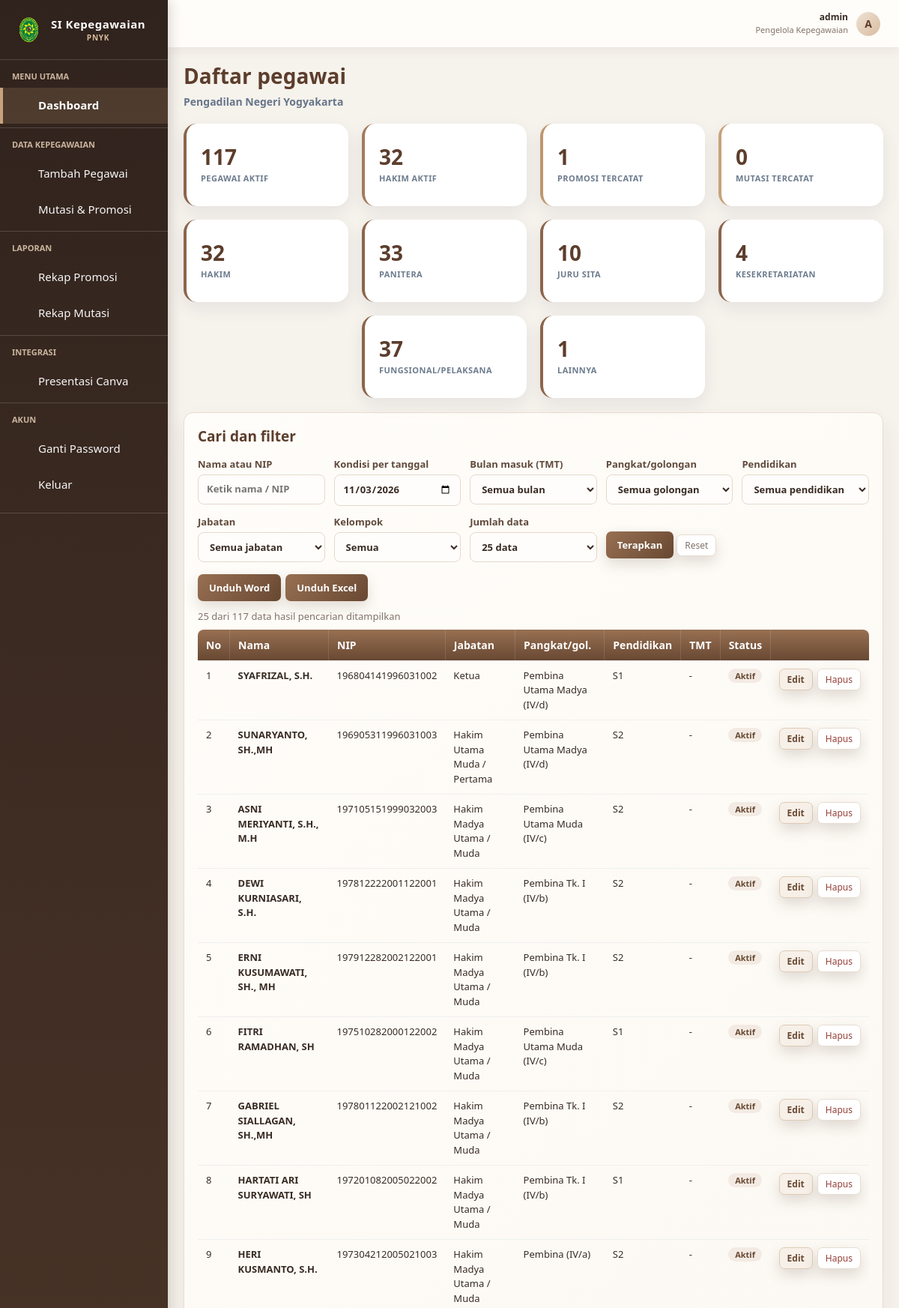
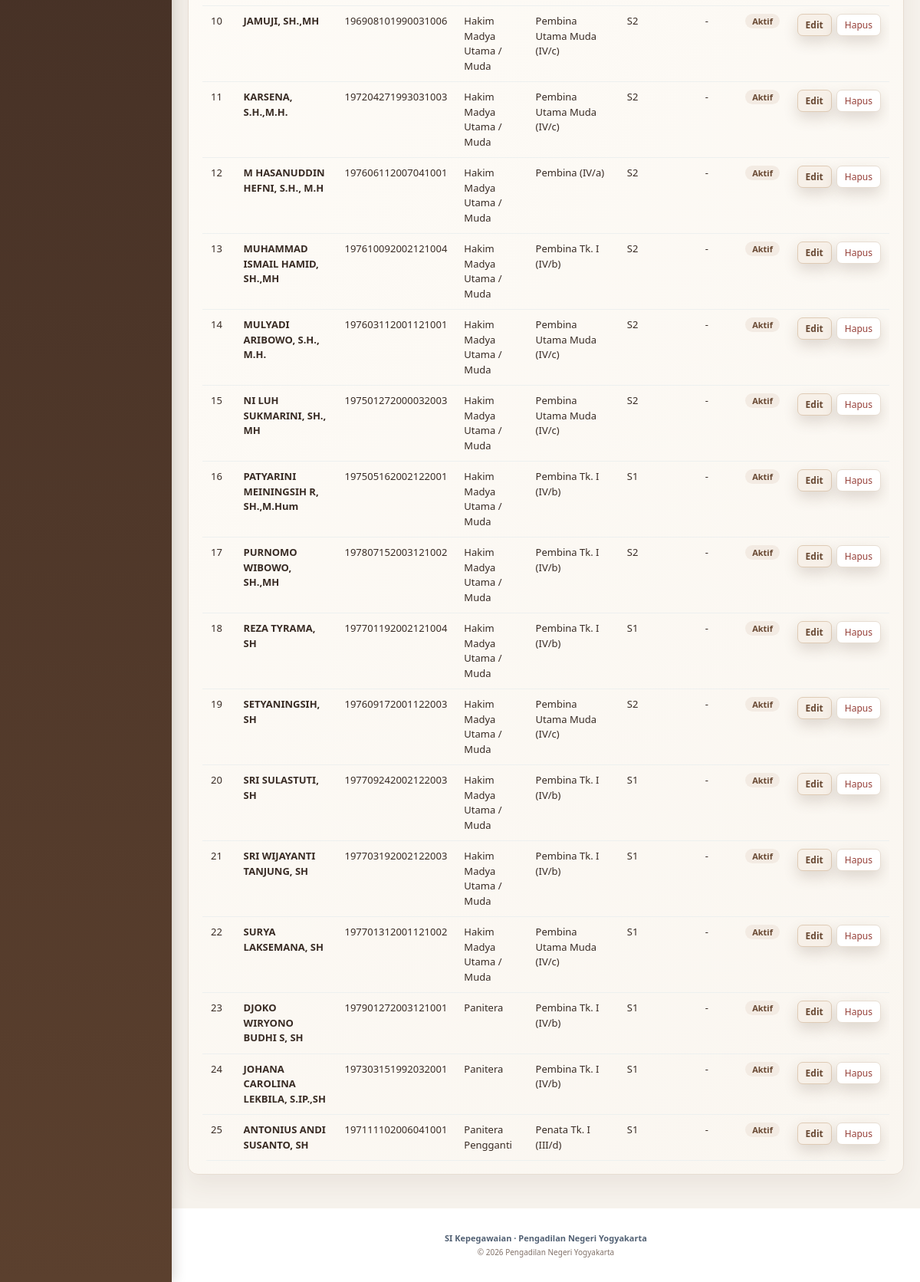
Page /index.php (signed in) on the committed database (2 pictures, top to bottom).
### tables this page shows
CREATE TABLE `pegawai` (
  `id_pegawai` int(10) UNSIGNED NOT NULL,
  `nip` varchar(30) NOT NULL,
  `nama_lengkap` varchar(150) NOT NULL,
  `id_jabatan` int(10) UNSIGNED NOT NULL,
  `id_pangkat` int(10) UNSIGNED DEFAULT NULL,
  `pendidikan_terakhir` enum('S3','S2','S1','D3','SMA','SMP','SD','Lainnya') DEFAULT 'S1',
  `status_aktif` enum('Aktif','Non-Aktif') NOT NULL DEFAULT 'Aktif',
  `tmt` date DEFAULT NULL,
  `dibuat_oleh` int(10) UNSIGNED DEFAULT NULL COMMENT 'users.id_user (role Admin) yang menginput data ini',
  `created_at` timestamp NOT NULL DEFAULT current_timestamp(),
  `updated_at` timestamp NOT NULL DEFAULT current_timestamp() ON UPDATE current_timestamp()
);

### includes/riwayat_helpers.php (called while the page is built, shortened)
<?php
function pegawai_per_tanggal($tanggal)
{
    global $pdo;
    $pegawai = [];
    foreach ($pdo->query(
        'SELECT id_pegawai AS id, nama_lengkap AS nama, nip, id_jabatan, id_pangkat,
                pendidikan_terakhir AS pendidikan, tmt, status_aktif AS status
         FROM pegawai'
    )->fetchAll() as $row) {
        $pegawai[(int) $row['id']] = $row;
    }
    $keluarTerakhir = $pdo->query(
        "SELECT r.id_promosi, r.id_pegawai, r.nama_pegawai AS nama, r.nip_pegawai AS nip,
                r.id_jabatan_lama AS id_jabatan, r.id_pangkat_lama AS id_pangkat,
                COALESCE(r.tanggal_keluar, r.tanggal_sk) AS tanggal_efektif
         FROM riwayat_promosi r
         LEFT JOIN pegawai p ON p.id_pegawai = r.id_pegawai
         WHERE p.id_pegawai IS NULL AND r.jenis_promosi = 'Keluar'
         ORDER BY tanggal_efektif DESC, r.id_promosi DESC"
    )->fetchAll();
    $snapshot = $pdo->prepare(
        'SELECT id_pegawai AS id, nip, nama_lengkap AS nama, id_jabatan, id_pangkat,
                pendidikan_terakhir AS pendidikan, tmt, status_aktif AS status
         FROM riwayat_edit_pegawai
        WHERE tanggal_perubahan > ?
        ORDER BY id_pegawai, tanggal_perubahan, id_riwayat'
    );
    $snapshot->execute([$tanggal]);
    $snapshotDiterapkan = [];
    foreach ($snapshot->fetchAll() as $row) {
        $id = (int) $row['id'];
        if (isset($pegawai[$id]) && !isset($snapshotDiterapkan[$id])) {
            $pegawai[$id] = $row;
            $snapshotDiterapkan[$id] = true;
        }
    }
    $perubahan = [];
    foreach ($pdo->query(
        'SELECT id_pegawai, jenis_promosi AS jenis, tanggal_sk, tanggal_melaksanakan, tanggal_keluar,
                id_jabatan_lama, id_pangkat_lama, created_at, id_promosi AS id_transaksi,
                \'promosi\' AS tipe
         FROM riwayat_promosi'
    )->fetchAll() as $row) {
        $row['tanggal_efektif'] = $row['jenis'] === 'Keluar' && $row['tanggal_keluar']
            ? $row['tanggal_keluar']
            : ($row['tanggal_melaksanakan'] ?? $row['tanggal_sk']);
        $perubahan[] = $row;
    }
    foreach ($pdo->query(
        'SELECT id_pegawai, jenis_mutasi AS jenis, tanggal_sk, tanggal_keluar,
                created_at, id_mutasi AS id_transaksi, \'mutasi\' AS tipe
         FROM riwayat_mutasi'
    )->fetchAll() as $row) {
        $row['tanggal_efektif'] = $row['jenis'] === 'Keluar' && $row['tanggal_keluar']
            ? $row['tanggal_keluar']
            : $row['tanggal_sk'];
        $perubahan[] = $row;
    }
    return array_values($pegawai);
}

### index.php (the view, shortened to what this page needs)
<?php
require_once 'includes/config.php';
require_once 'includes/riwayat_helpers.php';
$tanggal = $_GET['tanggal'] ?? date('Y-m-d');
$modeHistoris = $tanggal !== date('Y-m-d');
$q = trim($_GET['q'] ?? '');
$bln = $_GET['bulan'] ?? '';
$jumlah = $_GET['jumlah'] ?? '25';
$filter = [
    'golongan' => $_GET['golongan'] ?? '',
    'pendidikan' => $_GET['pendidikan'] ?? '',
    'jabatan' => $_GET['jabatan'] ?? '',
    'kelompok' => $_GET['kelompok'] ?? '',
];
$sortColumns = [
    'nomor' => 'p.id_pegawai',
    'nama' => 'p.nama_lengkap',
    'jabatan' => 'j.nama_jabatan',
];
$sort = $_GET['sort'] ?? '';
$arah = $_GET['arah'] ?? '';
if (!isset($sortColumns[$sort]) || !in_array($arah, ['asc', 'desc'], true)) {
    $sort = '';
    $arah = '';
}
$sortUrl = function ($kolom) use ($q, $bln, $tanggal, $filter, $jumlah, $sort, $arah) {
    $query = array_merge(
        ['q' => $q, 'bulan' => $bln, 'tanggal' => $tanggal],
        $filter,
        ['jumlah' => $jumlah]
    );
    if ($sort !== $kolom) {
        $query['sort'] = $kolom;
        $query['arah'] = 'asc';
    } elseif ($arah === 'asc') {
        $query['sort'] = $kolom;
        $query['arah'] = 'desc';
    }
    return 'index.php?' . http_build_query($query);
};
$jabatanList = daftar_jabatan();
$pendidikanList = daftar_pendidikan();
$kelompokList = array_values(array_unique(array_column($jabatanList, 'kategori')));
$pegawaiTanggal = pegawai_per_tanggal($tanggal);
$rows = array_values(array_filter($pegawaiTanggal, static function ($pegawai) use ($q, $bln, $filter) {
    if ($q !== '' && stripos($pegawai['nama'] . ' ' . $pegawai['nip'], $q) === false) {
        return false;
    }
    if ($bln !== '' && (
        $pegawai['tmt'] === null
        || (int) date('n', strtotime($pegawai['tmt'])) !== (int) $bln
    )) {
        return false;
    }
    return ($filter['golongan'] === '' || $pegawai['golongan'] === $filter['golongan'])
        && ($filter['pendidikan'] === '' || $pegawai['pendidikan'] === $filter['pendidikan'])
        && ($filter['jabatan'] === '' || $pegawai['jabatan'] === $filter['jabatan'])
        && ($filter['kelompok'] === '' || $pegawai['kategori'] === $filter['kelompok']);
}));
usort($rows, static function ($a, $b) use ($sort, $arah) {
    if ($sort === 'nomor') {
        $hasil = (int) $a['id'] <=> (int) $b['id'];
    } elseif ($sort === 'nama') {
        $hasil = strcasecmp($a['nama'], $b['nama']);
    } elseif ($sort === 'jabatan') {
        $hasil = strcasecmp((string) $a['jabatan'], (string) $b['jabatan']);
    } else {
        $hasil = (int) $a['id_jabatan'] <=> (int) $b['id_jabatan'];
        if ($hasil === 0) {
            $hasil = strcasecmp($a['nama'], $b['nama']);
        }
    }
    if ($sort !== '' && $arah === 'desc') {
        $hasil *= -1;
    }
    return $hasil !== 0 ? $hasil : ((int) $a['id'] <=> (int) $b['id']);
});
$total = count($rows);
if ($jumlah !== 'semua') {
    $rows = array_slice($rows, 0, (int) $jumlah);
}
$parameterUnduh = array_merge(
    ['tanggal' => $tanggal, 'q' => $q, 'bulan' => $bln],
    $filter,
    ['jumlah' => $jumlah]
);
$urlUnduhWord = 'index.php?' . http_build_query(array_merge($parameterUnduh, ['unduh' => 'doc']));
$urlUnduhExcel = 'index.php?' . http_build_query(array_merge($parameterUnduh, ['unduh' => 'xls']));
$aktif = array_values(array_filter($pegawaiTanggal, static function ($pegawai) {
    return $pegawai['status'] === 'Aktif';
}));
$jumlahKategori = [
    'Hakim' => 0,
    'Panitera' => 0,
    'Juru Sita' => 0,
    'Kesekretariatan' => 0,
    'Fungsional/Pelaksana' => 0,
    'PPNPN' => 0,
    'Lainnya' => 0,
];
foreach ($aktif as $pegawai) {
    $kategori = $pegawai['kategori'];
    $namaJabatan = $pegawai['jabatan'] ?? '';
    if ($kategori === 'Hakim') {
        $kategoriStat = 'Hakim';
    } elseif ($kategori === 'PPNPN') {
        $kategoriStat = 'PPNPN';
    } elseif (strpos($namaJabatan, 'Panitera') === 0) {
        $kategoriStat = 'Panitera';
    } elseif (strpos($namaJabatan, 'Juru Sita') === 0) {
        $kategoriStat = 'Juru Sita';
    } elseif ($namaJabatan === 'Sekretaris' || strpos($namaJabatan, 'Kepala Sub Bagian') !== false) {
        $kategoriStat = 'Kesekretariatan';
    } elseif ($kategori === 'Pegawai') {
        $kategoriStat = 'Fungsional/Pelaksana';
    } else {
        $kategoriStat = 'Lainnya';
    }
    $jumlahKategori[$kategoriStat]++;
}
$statsJabatan = [];
foreach ($jumlahKategori as $kategori => $jumlahKategoriStat) {
    if ($jumlahKategoriStat > 0) {
        $statsJabatan[] = ['kategori' => $kategori, 'jumlah' => $jumlahKategoriStat];
    }
}
$countPromosi = $pdo->prepare(
    "SELECT COUNT(*) FROM riwayat_promosi
     WHERE (CASE WHEN jenis_promosi = 'Keluar' AND tanggal_keluar IS NOT NULL
                 THEN tanggal_keluar ELSE tanggal_sk END) <= ?"
);
$countPromosi->execute([$tanggal]);
$countMutasi = $pdo->prepare(
    "SELECT COUNT(*) FROM riwayat_mutasi
     WHERE (CASE WHEN jenis_mutasi = 'Keluar' AND tanggal_keluar IS NOT NULL
                 THEN tanggal_keluar ELSE tanggal_sk END) <= ?"
);
$countMutasi->execute([$tanggal]);
$stats = [
    'aktif' => count($aktif),
    'hakim' => $jumlahKategori['Hakim'],
    'promosi' => (int) $countPromosi->fetchColumn(),
    'mutasi' => (int) $countMutasi->fetchColumn(),
];
include 'includes/header.php';
?>
<div class="stats dashboard-stats">
    <div>
        <b><?= $stats['aktif'] ?></b>
        <span>Pegawai aktif</span>
    </div>
    <div>
        <b><?= $stats['hakim'] ?></b>
        <span>Hakim aktif</span>
    </div>
    <div>
        <b><?= $stats['promosi'] ?></b>
        <span>Promosi tercatat</span>
    </div>
    <div>
        <b><?= $stats['mutasi'] ?></b>
        <span>Mutasi tercatat</span>
    </div>
    <?php foreach ($statsJabatan as $kategoriStat): ?>
        <div>
            <b><?= (int) $kategoriStat['jumlah'] ?></b>
            <span><?= e($kategoriStat['kategori']) ?></span>
        </div>
    <?php endforeach; ?>
</div>
<div class="card">
    <h2>Cari dan filter</h2>
    <form method="get" class="fl">
        <label>
            Nama atau NIP
            <input name="q" value="<?= e($q) ?>" placeholder="Ketik nama / NIP">
        </label>
        <label>
            Kondisi per tanggal
            <input type="date" name="tanggal" value="<?= e($tanggal) ?>" required>
        </label>
        <label>
            Bulan masuk (TMT)
            <select name="bulan"><?= bln_opts($bln) ?></select>
        </label>
        <label>
            Pangkat/golongan
            <select name="golongan">
                <option value="">Semua golongan</option>
            </select>
        </label>
        <label>
            Pendidikan
            <select name="pendidikan">
                <?= opts($pendidikanList, $filter['pendidikan'], 'Semua pendidikan') ?>
            </select>
        </label>
        <label>
            Jabatan
            <select name="jabatan">
                <option value="">Semua jabatan</option>
            </select>
        </label>
        <label>
            Kelompok
            <select name="kelompok">
                <?= opts($kelompokList, $filter['kelompok'], 'Semua') ?>
            </select>
        </label>
        <label>
            Jumlah data
            <select name="jumlah">
                <option value="25" <?= $jumlah === '25' ? 'selected' : '' ?>>25 data</option>
            </select>
        </label>
        <div>
            <br>
            <button class="btn">Terapkan</button>
            <a class="btn g" style="color:var(--mu)" href="index.php">Reset</a>
        </div>
    </form>
    <div class="row-actions" style="margin-top:16px">
        <a class="btn" href="<?= e($urlUnduhWord) ?>">Unduh Word</a>
        <a class="btn" href="<?= e($urlUnduhExcel) ?>">Unduh Excel</a>
    </div>
    <div class="cnt"><?= count($rows) ?> dari <?= $total ?> data hasil pencarian ditampilkan</div>
    <div class="scroll">
        <table>
            <thead>
                <tr>
                    <?php foreach ([
                        'nomor' => 'No',
                        'nama' => 'Nama',
                        'nip' => 'NIP',
                        'jabatan' => 'Jabatan',
                        'golongan' => 'Pangkat/gol.',
                        'pendidikan' => 'Pendidikan',
                        'tmt' => 'TMT',
                        'status' => 'Status',
                    ] as $kolom => $judulKolom): ?>
                        <?php if (isset($sortColumns[$kolom])): ?>
                        <th <?= $sort === $kolom ? 'aria-sort="' . ($arah === 'asc' ? 'ascending' : 'descending') . '"' : '' ?>>
                            <a
                                class="table-sort"
                                href="<?= e($sortUrl($kolom)) ?>"
                            >
                                <?= e($judulKolom) ?>
                            </a>
                        </th>
                        <?php else: ?>
                            <th><?= e($judulKolom) ?></th>
                        <?php endif; ?>
                    <?php endforeach; ?>
                    <?php if (!$modeHistoris): ?>
                        <th></th>
                    <?php endif; ?>
                </tr>
            </thead>
            <tbody>
                <?php foreach ($rows as $index => $row): ?>
                    <tr>
                        <td><?= $sort === 'nomor' && $arah === 'desc' ? $total - $index : $index + 1 ?></td>
                        <td><div class="nm"><?= e($row['nama']) ?></div></td>
                        <td><?= e($row['nip']) ?></td>
                        <td><?= e($row['jabatan'] ?? '-') ?></td>
                        <td>
                            <?= e($row['nama_pangkat'] ?? '-') ?>
                            <?= !empty($row['golongan']) ? ' (' . e($row['golongan']) . ')' : '' ?>
                        </td>
                        <td><?= e($row['pendidikan'] ?? '-') ?></td>
                        <td><?= tgl_id($row['tmt']) ?></td>
                        <td>
                            <span class="tg<?= $row['status'] === 'Aktif' ? '' : ' m' ?>">
                                <?= e($row['status']) ?>
                            </span>
                        </td>
                        <?php if (!$modeHistoris): ?>
                            <td>
                                <div class="row-actions">
                                    <a class="btn edit" href="edit.php?id=<?= (int) $row['id'] ?>">Edit</a>
                                    <form
                                        method="post"
                                        data-confirm-title="Yakin ingin menghapus data pegawai?"
                                        data-confirm-message="Data pegawai beserta riwayatnya akan dihapus."
                                        data-confirm-button="Ya, Hapus"
                                    >
                                        <button class="btn g" type="submit">Hapus</button>
                                    </form>
                                </div>
                            </td>
                        <?php endif; ?>
                    </tr>
                <?php endforeach; ?>
            </tbody>
        </table>
    </div>
</div>
<?php include 'includes/footer.php'; ?>

### rows in the picture
pegawai: nama_lengkap "SYAFRIZAL, S.H.", nip "196804141996031002", jabatan "Ketua", nama_pangkat "Pembina Utama Madya", golongan "IV/d", pendidikan_terakhir "S1", tmt "-", status_aktif "Aktif"
pegawai: nama_lengkap "SUNARYANTO, SH.,MH", nip "196905311996031003", jabatan "Hakim Utama Muda / Pertama", nama_pangkat "Pembina Utama Madya", golongan "IV/d", pendidikan_terakhir "S2", tmt "-", status_aktif "Aktif"
pegawai: nama_lengkap "ASNI MERIYANTI, S.H., M.H", nip "197105151999032003", jabatan "Hakim Madya Utama / Muda", nama_pangkat "Pembina Utama Muda", golongan "IV/c", pendidikan_terakhir "S2", tmt "-", status_aktif "Aktif"
pegawai: nama_lengkap "DEWI KURNIASARI, S.H.", nip "197812222001122001", jabatan "Hakim Madya Utama / Muda", nama_pangkat "Pembina Tk. I", golongan "IV/b", pendidikan_terakhir "S2", tmt "-", status_aktif "Aktif"
pegawai: nama_lengkap "ERNI KUSUMAWATI, SH., MH", nip "197912282002122001", jabatan "Hakim Madya Utama / Muda", nama_pangkat "Pembina Tk. I", golongan "IV/b", pendidikan_terakhir "S2", tmt "-", status_aktif "Aktif"
pegawai: nama_lengkap "FITRI RAMADHAN, SH", nip "197510282000122002", jabatan "Hakim Madya Utama / Muda", nama_pangkat "Pembina Utama Muda", golongan "IV/c", pendidikan_terakhir "S1", tmt "-", status_aktif "Aktif"
pegawai: nama_lengkap "GABRIEL SIALLAGAN, SH.,MH", nip "197801122002121002", jabatan "Hakim Madya Utama / Muda", nama_pangkat "Pembina Tk. I", golongan "IV/b", pendidikan_terakhir "S2", tmt "-", status_aktif "Aktif"
pegawai: nama_lengkap "HARTATI ARI SURYAWATI, SH", nip "197201082005022002", jabatan "Hakim Madya Utama / Muda", nama_pangkat "Pembina Tk. I", golongan "IV/b", pendidikan_terakhir "S1", tmt "-", status_aktif "Aktif"
pegawai: nama_lengkap "HERI KUSMANTO, S.H.", nip "197304212005021003", jabatan "Hakim Madya Utama / Muda", nama_pangkat "Pembina", golongan "IV/a", pendidikan_terakhir "S2", tmt "-", status_aktif "Aktif"
pegawai: nama_lengkap "JAMUJI, SH.,MH", nip "196908101990031006", jabatan "Hakim Madya Utama / Muda", nama_pangkat "Pembina Utama Muda", golongan "IV/c", pendidikan_terakhir "S2", tmt "-", status_aktif "Aktif"
pegawai: nama_lengkap "KARSENA, S.H.,M.H.", nip "197204271993031003", jabatan "Hakim Madya Utama / Muda", nama_pangkat "Pembina Utama Muda", golongan "IV/c", pendidikan_terakhir "S2", tmt "-", status_aktif "Aktif"
pegawai: nama_lengkap "M HASANUDDIN HEFNI, S.H., M.H", nip "197606112007041001", jabatan "Hakim Madya Utama / Muda", nama_pangkat "Pembina", golongan "IV/a", pendidikan_terakhir "S2", tmt "-", status_aktif "Aktif"
pegawai: nama_lengkap "MUHAMMAD ISMAIL HAMID, SH.,MH", nip "197610092002121004", jabatan "Hakim Madya Utama / Muda", nama_pangkat "Pembina Tk. I", golongan "IV/b", pendidikan_terakhir "S2", tmt "-", status_aktif "Aktif"
pegawai: nama_lengkap "MULYADI ARIBOWO, S.H., M.H.", nip "197603112001121001", jabatan "Hakim Madya Utama / Muda", nama_pangkat "Pembina Utama Muda", golongan "IV/c", pendidikan_terakhir "S2", tmt "-", status_aktif "Aktif"
pegawai: nama_lengkap "NI LUH SUKMARINI, SH., MH", nip "197501272000032003", jabatan "Hakim Madya Utama / Muda", nama_pangkat "Pembina Utama Muda", golongan "IV/c", pendidikan_terakhir "S2", tmt "-", status_aktif "Aktif"
pegawai: nama_lengkap "PATYARINI MEININGSIH R, SH.,M.Hum", nip "197505162002122001", jabatan "Hakim Madya Utama / Muda", nama_pangkat "Pembina Tk. I", golongan "IV/b", pendidikan_terakhir "S1", tmt "-", status_aktif "Aktif"
pegawai: nama_lengkap "PURNOMO WIBOWO, SH.,MH", nip "197807152003121002", jabatan "Hakim Madya Utama / Muda", nama_pangkat "Pembina Tk. I", golongan "IV/b", pendidikan_terakhir "S2", tmt "-", status_aktif "Aktif"
pegawai: nama_lengkap "REZA TYRAMA, SH", nip "197701192002121004", jabatan "Hakim Madya Utama / Muda", nama_pangkat "Pembina Tk. I", golongan "IV/b", pendidikan_terakhir "S1", tmt "-", status_aktif "Aktif"
pegawai: nama_lengkap "SETYANINGSIH, SH", nip "197609172001122003", jabatan "Hakim Madya Utama / Muda", nama_pangkat "Pembina Utama Muda", golongan "IV/c", pendidikan_terakhir "S2", tmt "-", status_aktif "Aktif"
pegawai: nama_lengkap "SRI SULASTUTI, SH", nip "197709242002122003", jabatan "Hakim Madya Utama / Muda", nama_pangkat "Pembina Tk. I", golongan "IV/b", pendidikan_terakhir "S1", tmt "-", status_aktif "Aktif"
pegawai: nama_lengkap "SRI WIJAYANTI TANJUNG, SH", nip "197703192002122003", jabatan "Hakim Madya Utama / Muda", nama_pangkat "Pembina Tk. I", golongan "IV/b", pendidikan_terakhir "S1", tmt "-", status_aktif "Aktif"
pegawai: nama_lengkap "SURYA LAKSEMANA, SH", nip "197701312001121002", jabatan "Hakim Madya Utama / Muda", nama_pangkat "Pembina Utama Muda", golongan "IV/c", pendidikan_terakhir "S1", tmt "-", status_aktif "Aktif"
pegawai: nama_lengkap "DJOKO WIRYONO BUDHI S, SH", nip "197901272003121001", jabatan "Panitera", nama_pangkat "Pembina Tk. I", golongan "IV/b", pendidikan_terakhir "S1", tmt "-", status_aktif "Aktif"
pegawai: nama_lengkap "JOHANA CAROLINA LEKBILA, S.IP.,SH", nip "197303151992032001", jabatan "Panitera", nama_pangkat "Pembina Tk. I", golongan "IV/b", pendidikan_terakhir "S1", tmt "-", status_aktif "Aktif"
pegawai: nama_lengkap "ANTONIUS ANDI SUSANTO, SH", nip "197111102006041001", jabatan "Panitera Pengganti", nama_pangkat "Penata Tk. I", golongan "III/d", pendidikan_terakhir "S1", tmt "-", status_aktif "Aktif"

### other values in the picture
$label "Dashboard Tambah Pegawai Mutasi & Promosi Rekap Promosi Rekap Mutasi Presentasi Canva Ganti Password"
$namaPengguna "admin"
$inisial "A"
$judul "Daftar pegawai"
$stats['aktif'] "117"
$stats['hakim'] "32"
$stats['promosi'] "1"
$stats['mutasi'] "0"
$kategoriStat['jumlah'] "32"
$kategoriStat['kategori'] "HAKIM"
$kategoriStat['jumlah'] "33"
$kategoriStat['kategori'] "PANITERA"
$kategoriStat['jumlah'] "10"
$kategoriStat['kategori'] "JURU SITA"
$kategoriStat['jumlah'] "4"
